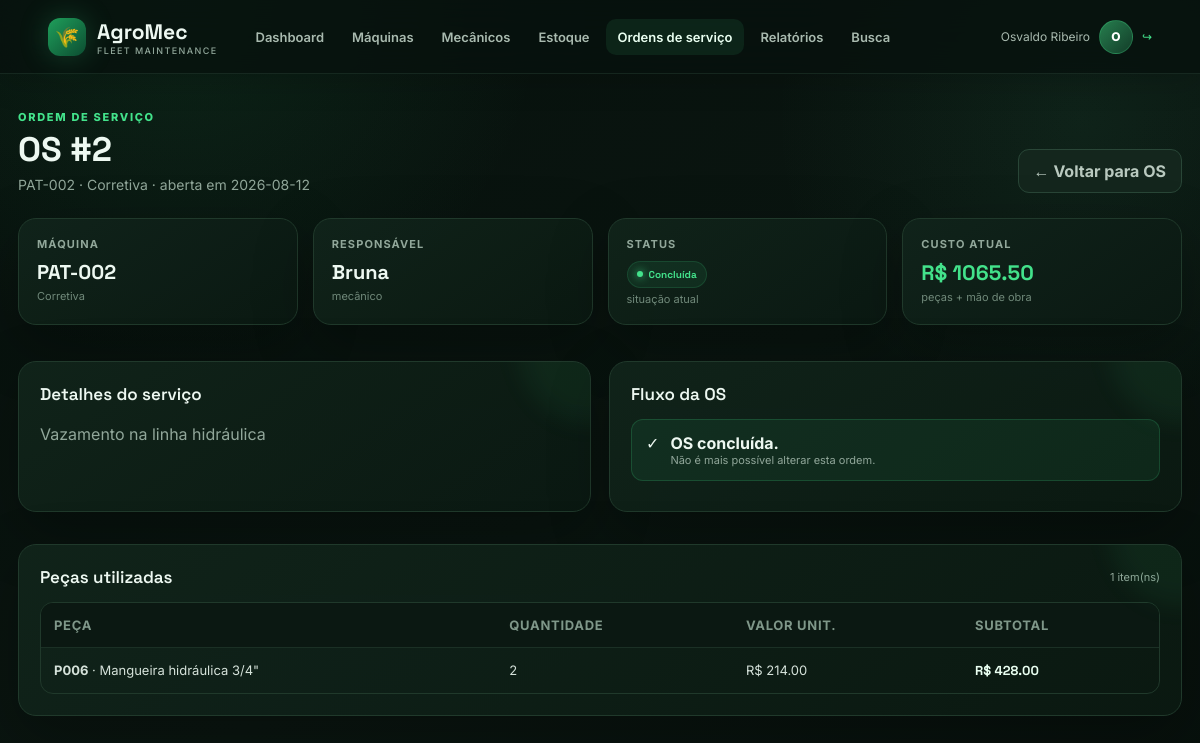
Page /os/2 (signed in) on the committed database.
### tables this page shows
CREATE TABLE ordens_servico (id INTEGER PRIMARY KEY AUTOINCREMENT, maquina_id INTEGER NOT NULL, mecanico_id INTEGER NOT NULL, tipo TEXT NOT NULL CHECK(tipo IN ('Preventiva','Corretiva')), descricao TEXT NOT NULL, data_abertura TEXT NOT NULL, data_conclusao TEXT, horas_trabalhadas REAL CHECK(horas_trabalhadas IS NULL OR horas_trabalhadas>0), status TEXT NOT NULL DEFAULT 'Aberta' CHECK(status IN ('Aberta','Em andamento','Concluída','Cancelada')), FOREIGN KEY(maquina_id) REFERENCES maquinas(id), FOREIGN KEY(mecanico_id) REFERENCES mecanicos(id));

CREATE TABLE maquinas (id INTEGER PRIMARY KEY AUTOINCREMENT, patrimonio TEXT NOT NULL UNIQUE, tipo TEXT NOT NULL, modelo TEXT NOT NULL, ano INTEGER NOT NULL CHECK(ano>=1900), horimetro_atual REAL NOT NULL DEFAULT 0 CHECK(horimetro_atual>=0), horimetro_ultima_preventiva REAL NOT NULL DEFAULT 0 CHECK(horimetro_ultima_preventiva>=0), status TEXT NOT NULL DEFAULT 'Ativa' CHECK(status IN ('Ativa','Em manutenção')));

CREATE TABLE mecanicos (id INTEGER PRIMARY KEY AUTOINCREMENT, nome TEXT NOT NULL, especialidade TEXT NOT NULL, ativo INTEGER NOT NULL DEFAULT 1 CHECK(ativo IN (0,1)));

CREATE TABLE itens_os (id INTEGER PRIMARY KEY AUTOINCREMENT, os_id INTEGER NOT NULL, peca_id INTEGER NOT NULL, quantidade INTEGER NOT NULL CHECK(quantidade>0), valor_unitario REAL NOT NULL CHECK(valor_unitario>=0), FOREIGN KEY(os_id) REFERENCES ordens_servico(id) ON DELETE CASCADE, FOREIGN KEY(peca_id) REFERENCES pecas(id));

CREATE TABLE pecas (id INTEGER PRIMARY KEY AUTOINCREMENT, codigo TEXT NOT NULL UNIQUE, nome TEXT NOT NULL, valor_unitario REAL NOT NULL CHECK(valor_unitario>=0), estoque INTEGER NOT NULL DEFAULT 0 CHECK(estoque>=0), estoque_minimo INTEGER NOT NULL DEFAULT 0 CHECK(estoque_minimo>=0));

### src/app.py (the view)
@app.get('/os/<int:id>')
@auth
def detalhe(id):
 osr=q('SELECT os.*,m.patrimonio,mc.nome mecanico FROM ordens_servico os JOIN maquinas m ON m.id=os.maquina_id JOIN mecanicos mc ON mc.id=os.mecanico_id WHERE os.id=?',(id,),True);it=q('SELECT i.*,p.codigo,p.nome FROM itens_os i JOIN pecas p ON p.id=i.peca_id WHERE i.os_id=?',(id,)); custo=(osr['horas_trabalhadas'] or 0)*85+sum(x['quantidade']*x['valor_unitario'] for x in it)
 return render_template('os_detalhe.html',os=osr,itens=it,pecas=q('SELECT * FROM pecas'),custo=custo)

### src/app.py (called while the page is built)
def db():
 c=sqlite3.connect(DB); c.row_factory=sqlite3.Row; c.execute('PRAGMA foreign_keys=ON'); return c

def q(sql,p=(),one=False):
 c=db()
 try:
  r=c.execute(sql,p); out=r.fetchone() if one else r.fetchall(); c.commit(); return out
 finally:c.close()

def auth(f):
 @wraps(f)
 def w(*a,**k):
  if 'user_id' not in session:return redirect(url_for('login'))
  return f(*a,**k)
 return w

### templates/os_detalhe.html
{% extends 'base.html' %}{% block title %}OS #{{os.id}} · AgroMec{% endblock %}{% block content %}<div class="page-head"><div><div class="eyebrow">Ordem de serviço</div><h1>OS #{{os.id}}</h1><p>{{os.patrimonio}} · {{os.tipo}} · aberta em {{os.data_abertura}}</p></div><a class="btn secondary" href="/os">← Voltar para OS</a></div><div class="stats"><div class="stat"><div class="stat-label">Máquina</div><div class="stat-value" style="font-size:20px">{{os.patrimonio}}</div><div class="stat-meta">{{os.tipo}}</div></div><div class="stat"><div class="stat-label">Responsável</div><div class="stat-value" style="font-size:20px">{{os.mecanico.split()[0]}}</div><div class="stat-meta">mecânico</div></div><div class="stat"><div class="stat-label">Status</div><div class="stat-value" style="font-size:18px"><span class="status {{'status-ok' if os.status=='Concluída' else ('status-danger' if os.status=='Cancelada' else ('status-info' if os.status=='Em andamento' else 'status-warn'))}}">{{os.status}}</span></div><div class="stat-meta">situação atual</div></div><div class="stat"><div class="stat-label">Custo atual</div><div class="stat-value metric-green" style="font-size:21px">R$ {{'%.2f'|format(custo)}}</div><div class="stat-meta">peças + mão de obra</div></div></div><div class="grid"><div class="card"><div class="section-title"><h2>Detalhes do serviço</h2></div><p class="muted" style="line-height:1.7">{{os.descricao}}</p>{% if os.status not in ['Concluída','Cancelada'] %}<hr style="border:0;border-top:1px solid #20392b;margin:20px 0"><div class="section-title"><h3>Adicionar peça</h3></div><form method="post" action="/os/{{os.id}}/item" class="formgrid"><div class="field"><label>PEÇA</label><select name="peca_id" required>{% for p in pecas %}<option value="{{p.id}}">{{p.codigo}} · {{p.nome}} · {{p.estoque}} un.</option>{% endfor %}</select></div><div class="field"><label>QUANTIDADE</label><input type="number" name="quantidade" min="1" placeholder="1" required></div><div><button type="submit">Adicionar peça</button></div></form>{% endif %}</div><div class="card"><div class="section-title"><h2>Fluxo da OS</h2></div>{% if os.status not in ['Concluída','Cancelada'] %}<form method="post" action="/os/{{os.id}}/status" class="formgrid"><div class="field"><label>HORAS TRABALHADAS</label><input name="horas" type="number" step=".1" placeholder="Ex.: 5.5"></div><div class="field"><label>DATA DE CONCLUSÃO</label><input name="data_conclusao" type="date"></div><div class="inline-actions" style="grid-column:1/-1"><button name="status" value="Em andamento" type="submit" class="secondary">Marcar em andamento</button><button name="status" value="Cancelada" type="submit" class="dangerbtn" onclick="return confirm('Cancelar esta OS? As peças voltarão ao estoque.')">Cancelar OS</button><button name="status" value="Concluída" type="submit">Concluir OS ✓</button></div></form>{% else %}<div class="alert {{'alert-success' if os.status=='Concluída' else 'alert-danger'}}"><span>{{'✓' if os.status=='Concluída' else '×'}}</span><div><b>OS {{os.status|lower}}.</b><div class="small muted">Não é mais possível alterar esta ordem.</div></div></div>{% endif %}</div></div><div class="card"><div class="section-title"><h2>Peças utilizadas</h2><span>{{itens|length}} item(ns)</span></div><div class="table-wrap"><table><thead><tr><th>Peça</th><th>Quantidade</th><th>Valor unit.</th><th>Subtotal</th></tr></thead><tbody>{% for i in itens %}<tr><td><b>{{i.codigo}}</b> · {{i.nome}}</td><td>{{i.quantidade}}</td><td>R$ {{'%.2f'|format(i.valor_unitario)}}</td><td class="cost">R$ {{'%.2f'|format(i.quantidade*i.valor_unitario)}}</td></tr>{% else %}<tr><td colspan="4" class="empty">Nenhuma peça adicionada.</td></tr>{% endfor %}</tbody></table></div></div>{% endblock %}

### static/style.css (style rules this page uses)
:root { --bg:#07110d;--bg2:#0b1712;--panel:#0e1d16;--panel2:#12261c;--line:#20392b;--text:#edf8f1;--muted:#91a79a;--green:#43e28b;--green2:#20b86b;--amber:#f4b740;--red:#ff6675;--blue:#62a9ff;--shadow:0 20px 60px rgba(0,0,0,.28) }
* { box-sizing:border-box }
html { scroll-behavior:smooth }
body { margin:0;min-height:100vh;font-family:Inter,Arial,sans-serif;color:var(--text);background:radial-gradient(circle at 15% 0%,rgba(44,160,93,.13),transparent 28%),radial-gradient(circle at 90% 15%,rgba(72,196,137,.08),transparent 24%),linear-gradient(145deg,var(--bg),#0a1510 55%,#07100c);overflow-x:hidden }
body:before { content:"";position:fixed;inset:0;pointer-events:none;opacity:.35;background-image:linear-gradient(rgba(255,255,255,.018) 1px,transparent 1px),linear-gradient(90deg,rgba(255,255,255,.018) 1px,transparent 1px);background-size:42px 42px;mask-image:linear-gradient(to bottom,#000,transparent 85%) }
a { color:var(--green);text-decoration:none;transition:.2s }
.page-head { display:flex;justify-content:space-between;align-items:flex-end;gap:20px;margin-bottom:25px }
.eyebrow { font-size:11px;text-transform:uppercase;letter-spacing:1.7px;color:var(--green);font-weight:800;margin-bottom:7px }
.page-head h1 { font-family:'Space Grotesk';font-size:34px;line-height:1.1;margin:0 }
.page-head p { margin:8px 0 0;color:var(--muted);font-size:14px }
.grid { display:grid;grid-template-columns:repeat(2,minmax(0,1fr));gap:18px }
.stats { display:grid;grid-template-columns:repeat(4,minmax(0,1fr));gap:15px;margin-bottom:20px }
.card,.stat,.hero { position:relative;background:linear-gradient(145deg,rgba(17,36,27,.94),rgba(11,25,18,.94));border:1px solid var(--line);border-radius:18px;box-shadow:var(--shadow);overflow:hidden }
.card { padding:21px;margin:16px 0;animation:rise .45s ease both }
.card:after { content:"";position:absolute;width:140px;height:140px;right:-70px;top:-80px;background:rgba(67,226,139,.06);filter:blur(12px);border-radius:50%;pointer-events:none }
.stat { padding:18px;animation:rise .45s ease both }
.stat-label { font-size:11px;text-transform:uppercase;letter-spacing:1.1px;color:var(--muted);font-weight:700 }
.stat-value { font:700 28px 'Space Grotesk';margin-top:8px }
.stat-meta { font-size:11px;color:#70897a;margin-top:4px }
.section-title { display:flex;align-items:center;justify-content:space-between;gap:15px;margin-bottom:14px }
.section-title h2,.section-title h3 { margin:0;font:600 17px 'Space Grotesk' }
.section-title span { font-size:11px;color:var(--muted) }
button,.btn { display:inline-flex;align-items:center;justify-content:center;gap:7px;padding:11px 15px;border:1px solid rgba(67,226,139,.18);border-radius:11px;background:linear-gradient(135deg,#2acb78,#188f51);color:white;font-weight:700;cursor:pointer;transition:.2s;box-shadow:0 8px 22px rgba(18,160,89,.16) }
button.secondary,.btn.secondary { background:#14261d;border-color:#294637;color:#b9c9bf;box-shadow:none }
.table-wrap { overflow:auto;border:1px solid #20392b;border-radius:13px }
.table-wrap table { min-width:720px }
table { width:100%;border-collapse:collapse }
th { background:#0b1812;color:#7f9789;text-transform:uppercase;letter-spacing:.7px;font-size:10px }
th,td { padding:14px 13px;border-bottom:1px solid #1b3025;text-align:left;font-size:13px }
td { color:#d5e2da }
tr:last-child td { border-bottom:0 }
tbody tr { transition:.18s }
.status { display:inline-flex;align-items:center;gap:6px;padding:6px 9px;border-radius:999px;font-size:10px;font-weight:800;border:1px solid transparent }
.status:before { content:"";width:6px;height:6px;border-radius:50%;background:currentColor;box-shadow:0 0 8px currentColor }
.status-ok { color:var(--green);background:rgba(67,226,139,.08);border-color:rgba(67,226,139,.14) }
.alert { display:flex;align-items:flex-start;gap:11px;padding:13px 14px;border-radius:12px;margin:9px 0;border:1px solid }
.alert-success { background:rgba(67,226,139,.07);border-color:rgba(67,226,139,.18) }
.metric-green { color:var(--green) }
.cost { font-family:'Space Grotesk';font-weight:700;color:#e9fff1 }
.muted { color:var(--muted) }
.small { font-size:11px }

### rows in the picture
ordens_servico: id "2", tipo "Corretiva", data_abertura "2026-08-12", status "Concluída", descricao "Vazamento na linha hidráulica", status "✓", status "concluída"
maquinas: patrimonio "PAT-002"
mecanicos: mecanico "Bruna"
itens_os: codigo "P006", nome "Mangueira hidráulica 3/4\"", quantidade "2", valor_unitario "214.00", i.quantidade*i.valor_unitario "428.00"

### other values in the picture
{{ session.nome }} "Osvaldo Ribeiro"
{{ session.nome[0] }} "O"
{{ '%.2f'|format(custo) }} "1065.50"
{{ itens|length }} "1"
